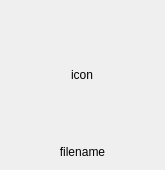
<?xml version="1.0" encoding="UTF-8"?>
<ui version="4.0">
 <class>Form</class>
 <widget class="QWidget" name="Form">
  <property name="geometry">
   <rect>
    <x>0</x>
    <y>0</y>
    <width>165</width>
    <height>165</height>
   </rect>
  </property>
  <property name="contextMenuPolicy">
   <enum>Qt::CustomContextMenu</enum>
  </property>
  <property name="windowTitle">
   <string>Form</string>
  </property>
  <layout class="QGridLayout" name="gridLayout">
   <item row="0" column="1">
    <widget class="QLabel" name="labelIcon">
     <property name="minimumSize">
      <size>
       <width>128</width>
       <height>128</height>
      </size>
     </property>
     <property name="text">
      <string>icon</string>
     </property>
     <property name="scaledContents">
      <bool>false</bool>
     </property>
     <property name="alignment">
      <set>Qt::AlignCenter</set>
     </property>
    </widget>
   </item>
   <item row="0" column="0">
    <spacer name="horizontalSpacer">
     <property name="orientation">
      <enum>Qt::Horizontal</enum>
     </property>
     <property name="sizeHint" stdset="0">
      <size>
       <width>40</width>
       <height>20</height>
      </size>
     </property>
    </spacer>
   </item>
   <item row="0" column="2">
    <spacer name="horizontalSpacer_2">
     <property name="orientation">
      <enum>Qt::Horizontal</enum>
     </property>
     <property name="sizeHint" stdset="0">
      <size>
       <width>40</width>
       <height>20</height>
      </size>
     </property>
    </spacer>
   </item>
   <item row="1" column="0" colspan="3">
    <widget class="QLabel" name="labelFileName">
     <property name="text">
      <string>filename</string>
     </property>
     <property name="scaledContents">
      <bool>true</bool>
     </property>
     <property name="alignment">
      <set>Qt::AlignCenter</set>
     </property>
     <property name="wordWrap">
      <bool>true</bool>
     </property>
    </widget>
   </item>
  </layout>
 </widget>
 <resources/>
 <connections/>
</ui>
